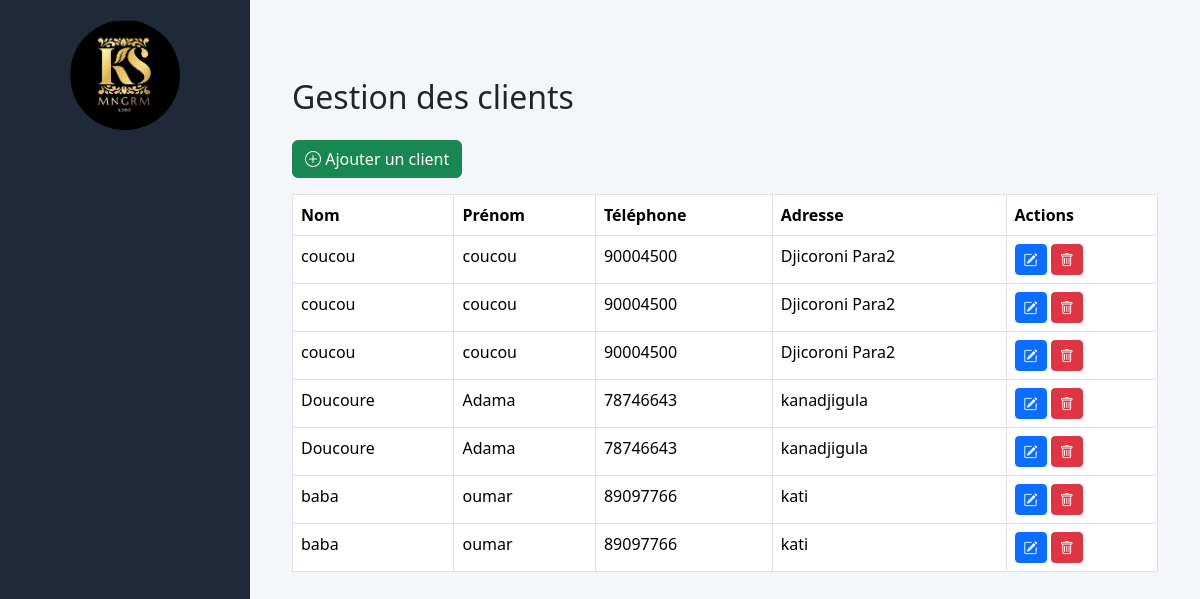
/clients/, run on the app's committed database.
### barbershop/models.py (models this page shows, shortened)
class SalonSettings(models.Model):
    nom_salon = models.CharField(max_length=100)
    adresse = models.CharField(max_length=255, blank=True, null=True)
    telephone = models.CharField(max_length=20, blank=True, null=True)
    email = models.EmailField(blank=True, null=True)
    logo = models.ImageField(upload_to='logos/', blank=True, null=True)
    couleur_theme = models.CharField(max_length=7, default="#0d6efd")  # couleur bootstrap
    heures_ouverture = models.CharField(max_length=100, blank=True, null=True)
    description = models.TextField(blank=True, null=True)

class Client(models.Model):
    nom = models.CharField(max_length=100)
    prenom = models.CharField(max_length=100)
    telephone = models.CharField(max_length=20)
    adresse = models.CharField(max_length=200, blank=True, null=True)
    date_inscription = models.DateTimeField(default=timezone.now)

### barbershop/views.py (the view, shortened to what this page needs)
# urls.py: path("clients/",views.clients_crud, name="clients_crud"),
def clients_crud(request):
    clients = Client.objects.all()
    if request.method == 'POST' and 'delete_client_id' in request.POST:
        client_id = request.POST.get('delete_client_id')
        client = get_object_or_404(Client, id=client_id)
        client.delete()
        return redirect('clients_crud')
    form = ClientForm()
    return render(request, 'clients_crud.html', {'clients': clients, 'form': form})

### barbershop/context_processors.py (called while the page is built)
def salon_settings(request):
    salon = SalonSettings.objects.first()
    return {'salon': salon}

### barbershop/templates/clients_crud.html (shortened to what this page needs)
{% extends "base.html" %}
{% block content %}
<div class="container mt-5">
    <h2 class="mb-4">Gestion des clients</h2>
    <button class="btn btn-success mb-3" data-bs-toggle="modal" data-bs-target="#clientModal">
        <i class="bi bi-plus-circle"></i> Ajouter un client
    </button>
    <table class="table table-bordered" id="clientsTable">
        <thead>
            <tr>
                <th>Nom</th>
                <th>Prénom</th>
                <th>Téléphone</th>
                <th>Adresse</th>
                <th>Actions</th>
            </tr>
        </thead>
        <tbody>
            {% for client in clients %}
            <tr data-id="{{ client.id }}">
                <td>{{ client.nom }}</td>
                <td>{{ client.prenom }}</td>
                <td>{{ client.telephone }}</td>
                <td>{{ client.adresse }}</td>
                <td>
                    <button class="btn btn-primary btn-sm editBtn"><i class="bi bi-pencil-square"></i></button>
                    <button class="btn btn-danger btn-sm deleteBtn"><i class="bi bi-trash"></i></button>
                </td>
            </tr>
            {% endfor %}
        </tbody>
    </table>
    <div id="toastContainer" class="position-fixed top-0 end-0 p-3" style="z-index: 1055;"></div>
</div>
{% endblock %}

### barbershop/templates/base.html (shortened to what this page needs)
{% load static %}
<!DOCTYPE html>
<html lang="fr">
<head>
<link href="https://cdn.jsdelivr.net/npm/bootstrap@5.3.2/dist/css/bootstrap.min.css" rel="stylesheet">
<link href="https://cdn.jsdelivr.net/npm/bootstrap-icons@1.11.1/font/bootstrap-icons.css" rel="stylesheet">
</head>
<body>
<div class="sidebar">
<div class="logo">
{% if salon and salon.logo %}
<img src="{{ salon.logo.url }}" alt="Logo">
{% else %}
<img src="{% static 'logos/default_logo.png' %}" alt="Logo">
{% endif %}
</div>
</div>
<div class="main">
{% block content %}
{% endblock %}
</div>
</body>
</html>

### barbershop/templates/base.html (style rules this page uses)
body { margin:0; background:#f4f6f9; font-family:Segoe UI; }
.sidebar { width:250px; height:100vh; position:fixed; left:0; top:0; background:#1f2937; color:white; display:flex; flex-direction:column; padding-top:20px; transition:0.3s; z-index:1000; overflow-y:auto; }
.logo { text-align:center; margin-bottom:20px; }
.logo img { width:110px; height:110px; border-radius:50%; object-fit:cover; }
.main { margin-left:250px; padding:30px; }

### data on the page
SalonSettings: logo (picture)
Client: nom "coucou", prenom "coucou", telephone "90004500", adresse "Djicoroni Para2"
Client: nom "coucou", prenom "coucou", telephone "90004500", adresse "Djicoroni Para2"
Client: nom "coucou", prenom "coucou", telephone "90004500", adresse "Djicoroni Para2"
Client: nom "Doucoure", prenom "Adama", telephone "78746643", adresse "kanadjigula"
Client: nom "Doucoure", prenom "Adama", telephone "78746643", adresse "kanadjigula"
Client: nom "baba", prenom "oumar", telephone "89097766", adresse "kati"
Client: nom "baba", prenom "oumar", telephone "89097766", adresse "kati"
